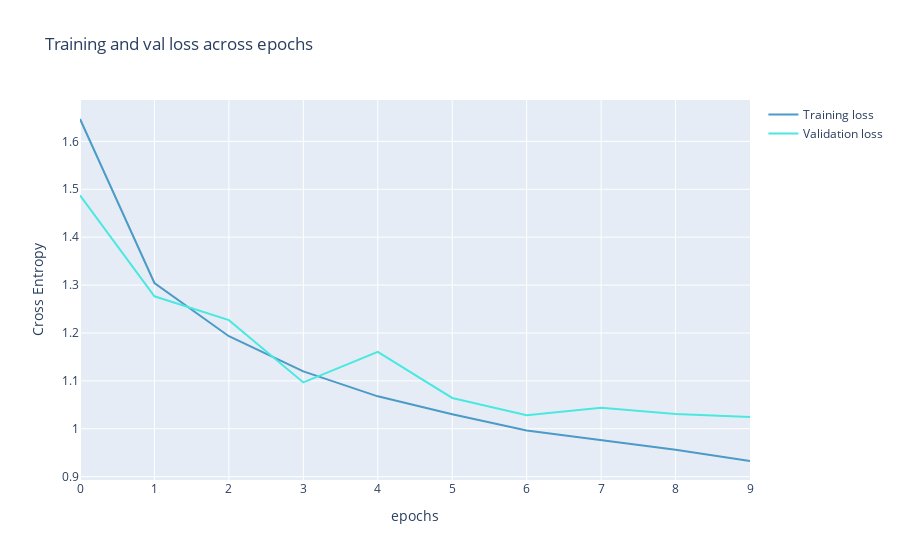

The notebook cell this image was saved under:
### Code cell
from plotly import graph_objects as go
color_chart = ["#4B9AC7", "#4BE8E0", "#9DD4F3", "#97FBF6", "#2A7FAF", "#23B1AB", "#0E3449", "#015955"]

history = history_dict
fig = go.Figure(data=[
                      go.Scatter(
                          y=history["loss"],
                          name="Training loss",
                          mode="lines",
                          marker=dict(
                              color=color_chart[0]
                          )),
                      go.Scatter(
                          y=history["val_loss"],
                          name="Validation loss",
                          mode="lines",
                          marker=dict(
                              color=color_chart[1]
                          ))
])
fig.update_layout(
    title='Training and val loss across epochs',
    xaxis_title='epochs',
    yaxis_title='Cross Entropy'    
)
fig.show()

### Figure 1 — Plotly figure (JSON) as saved in the notebook; plotly's stock layout.template omitted (floating-point values rounded to 4 significant figures)
{"data": [{"marker": {"color": "#4B9AC7"}, "mode": "lines", "name": "Training loss", "type": "scatter", "y": [1.647, 1.304, 1.193, 1.12, 1.068, 1.03, 0.9963, 0.9763, 0.956, 0.9327]}, {"marker": {"color": "#4BE8E0"}, "mode": "lines", "name": "Validation loss", "type": "scatter", "y": [1.488, 1.277, 1.227, 1.097, 1.161, 1.064, 1.028, 1.044, 1.031, 1.025]}], "layout": {"title": {"text": "Training and val loss across epochs"}, "xaxis": {"title": {"text": "epochs"}}, "yaxis": {"title": {"text": "Cross Entropy"}}}}
